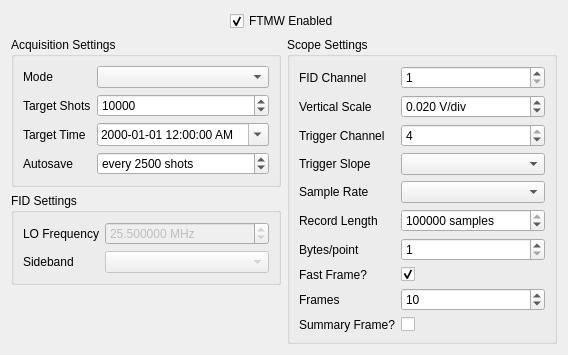
<?xml version="1.0" encoding="UTF-8"?>
<ui version="4.0">
 <class>FtmwConfigWidget</class>
 <widget class="QWidget" name="FtmwConfigWidget">
  <property name="geometry">
   <rect>
    <x>0</x>
    <y>0</y>
    <width>568</width>
    <height>331</height>
   </rect>
  </property>
  <property name="windowTitle">
   <string>Form</string>
  </property>
  <layout class="QVBoxLayout" name="verticalLayout_2" stretch="0,1">
   <item>
    <layout class="QHBoxLayout" name="horizontalLayout_2">
     <item>
      <spacer name="horizontalSpacer">
       <property name="orientation">
        <enum>Qt::Horizontal</enum>
       </property>
       <property name="sizeHint" stdset="0">
        <size>
         <width>40</width>
         <height>20</height>
        </size>
       </property>
      </spacer>
     </item>
     <item>
      <widget class="QCheckBox" name="ftmwEnabledCheckBox">
       <property name="text">
        <string>FTMW Enabled</string>
       </property>
       <property name="checked">
        <bool>true</bool>
       </property>
      </widget>
     </item>
     <item>
      <spacer name="horizontalSpacer_2">
       <property name="orientation">
        <enum>Qt::Horizontal</enum>
       </property>
       <property name="sizeHint" stdset="0">
        <size>
         <width>40</width>
         <height>20</height>
        </size>
       </property>
      </spacer>
     </item>
    </layout>
   </item>
   <item>
    <layout class="QHBoxLayout" name="horizontalLayout">
     <item>
      <layout class="QVBoxLayout" name="verticalLayout">
       <item>
        <widget class="QGroupBox" name="acqSettingsBox">
         <property name="title">
          <string>Acquisition Settings</string>
         </property>
         <layout class="QFormLayout" name="formLayout_2">
          <property name="fieldGrowthPolicy">
           <enum>QFormLayout::AllNonFixedFieldsGrow</enum>
          </property>
          <item row="0" column="0">
           <widget class="QLabel" name="modeLabel">
            <property name="text">
             <string>Mode</string>
            </property>
           </widget>
          </item>
          <item row="0" column="1">
           <widget class="QComboBox" name="modeComboBox"/>
          </item>
          <item row="1" column="0">
           <widget class="QLabel" name="targetShotsLabel">
            <property name="text">
             <string>Target Shots</string>
            </property>
           </widget>
          </item>
          <item row="1" column="1">
           <widget class="QSpinBox" name="targetShotsSpinBox">
            <property name="toolTip">
             <string>&lt;html&gt;&lt;head/&gt;&lt;body&gt;&lt;p&gt;Target number of shots.&lt;/p&gt;&lt;p&gt;In &amp;quot;target shots&amp;quot; mode, the experiment will finish when this number is reached.&lt;/p&gt;&lt;p&gt;In &amp;quot;peak up&amp;quot; mode, this will be the number of shots included in the rolling average (the number can be changed after the scan begins.)&lt;/p&gt;&lt;p&gt;In other modes, this number is ignored.&lt;/p&gt;&lt;/body&gt;&lt;/html&gt;</string>
            </property>
            <property name="minimum">
             <number>1</number>
            </property>
            <property name="maximum">
             <number>2147483647</number>
            </property>
            <property name="singleStep">
             <number>5000</number>
            </property>
            <property name="value">
             <number>10000</number>
            </property>
           </widget>
          </item>
          <item row="2" column="0">
           <widget class="QLabel" name="targetTimeLabel">
            <property name="text">
             <string>Target Time</string>
            </property>
           </widget>
          </item>
          <item row="2" column="1">
           <widget class="QDateTimeEdit" name="targetTimeDateTimeEdit">
            <property name="toolTip">
             <string>&lt;html&gt;&lt;head/&gt;&lt;body&gt;&lt;p&gt;If the mode is &amp;quot;target time,&amp;quot; the experiment will finish at this time.&lt;/p&gt;&lt;p&gt;In all other modes, this value is ignored.&lt;/p&gt;&lt;/body&gt;&lt;/html&gt;</string>
            </property>
            <property name="displayFormat">
             <string>yyyy-MM-dd h:mm:ss AP</string>
            </property>
            <property name="calendarPopup">
             <bool>true</bool>
            </property>
            <property name="currentSectionIndex">
             <number>3</number>
            </property>
           </widget>
          </item>
          <item row="3" column="0">
           <widget class="QLabel" name="autosaveLabel">
            <property name="text">
             <string>Autosave</string>
            </property>
           </widget>
          </item>
          <item row="3" column="1">
           <widget class="QSpinBox" name="autosaveSpinBox">
            <property name="toolTip">
             <string>Number of shots per autosave of FID</string>
            </property>
            <property name="suffix">
             <string> shots</string>
            </property>
            <property name="prefix">
             <string>every </string>
            </property>
            <property name="minimum">
             <number>1000</number>
            </property>
            <property name="maximum">
             <number>1000000000</number>
            </property>
            <property name="singleStep">
             <number>2500</number>
            </property>
            <property name="value">
             <number>2500</number>
            </property>
           </widget>
          </item>
         </layout>
        </widget>
       </item>
       <item>
        <widget class="QGroupBox" name="fidSettingsBox">
         <property name="toolTip">
          <string/>
         </property>
         <property name="title">
          <string>FID Settings</string>
         </property>
         <layout class="QFormLayout" name="formLayout_3">
          <property name="fieldGrowthPolicy">
           <enum>QFormLayout::AllNonFixedFieldsGrow</enum>
          </property>
          <item row="0" column="0">
           <widget class="QLabel" name="loFrequencyLabel">
            <property name="text">
             <string>LO Frequency</string>
            </property>
           </widget>
          </item>
          <item row="0" column="1">
           <widget class="QDoubleSpinBox" name="loFrequencyDoubleSpinBox">
            <property name="enabled">
             <bool>false</bool>
            </property>
            <property name="toolTip">
             <string>Oscillator frequency in downconversion chain.</string>
            </property>
            <property name="suffix">
             <string> MHz</string>
            </property>
            <property name="decimals">
             <number>6</number>
            </property>
            <property name="maximum">
             <double>10000000.000000000000000</double>
            </property>
            <property name="value">
             <double>25.500000000000000</double>
            </property>
           </widget>
          </item>
          <item row="1" column="0">
           <widget class="QLabel" name="sidebandLabel">
            <property name="text">
             <string>Sideband</string>
            </property>
           </widget>
          </item>
          <item row="1" column="1">
           <widget class="QComboBox" name="sidebandComboBox">
            <property name="enabled">
             <bool>false</bool>
            </property>
            <property name="toolTip">
             <string>Sideband for downconversion chain</string>
            </property>
           </widget>
          </item>
         </layout>
        </widget>
       </item>
       <item>
        <spacer name="verticalSpacer_2">
         <property name="orientation">
          <enum>Qt::Vertical</enum>
         </property>
         <property name="sizeHint" stdset="0">
          <size>
           <width>20</width>
           <height>40</height>
          </size>
         </property>
        </spacer>
       </item>
      </layout>
     </item>
     <item>
      <widget class="QGroupBox" name="scopeSettingsBox">
       <property name="title">
        <string>Scope Settings</string>
       </property>
       <layout class="QFormLayout" name="formLayout_4">
        <property name="fieldGrowthPolicy">
         <enum>QFormLayout::AllNonFixedFieldsGrow</enum>
        </property>
        <item row="0" column="0">
         <widget class="QLabel" name="fIDChannelLabel">
          <property name="text">
           <string>FID Channel</string>
          </property>
         </widget>
        </item>
        <item row="0" column="1">
         <widget class="QSpinBox" name="fIDChannelSpinBox">
          <property name="toolTip">
           <string>Channel that records FIDs.</string>
          </property>
          <property name="minimum">
           <number>1</number>
          </property>
          <property name="maximum">
           <number>4</number>
          </property>
         </widget>
        </item>
        <item row="1" column="0">
         <widget class="QLabel" name="verticalScaleLabel">
          <property name="text">
           <string>Vertical Scale</string>
          </property>
         </widget>
        </item>
        <item row="1" column="1">
         <widget class="QDoubleSpinBox" name="verticalScaleDoubleSpinBox">
          <property name="suffix">
           <string> V/div</string>
          </property>
          <property name="decimals">
           <number>3</number>
          </property>
          <property name="minimum">
           <double>0.001000000000000</double>
          </property>
          <property name="maximum">
           <double>5.000000000000000</double>
          </property>
          <property name="singleStep">
           <double>0.020000000000000</double>
          </property>
          <property name="value">
           <double>0.020000000000000</double>
          </property>
         </widget>
        </item>
        <item row="2" column="0">
         <widget class="QLabel" name="triggerChannelLabel">
          <property name="text">
           <string>Trigger Channel</string>
          </property>
         </widget>
        </item>
        <item row="2" column="1">
         <widget class="QSpinBox" name="triggerChannelSpinBox">
          <property name="minimum">
           <number>1</number>
          </property>
          <property name="maximum">
           <number>4</number>
          </property>
          <property name="value">
           <number>4</number>
          </property>
         </widget>
        </item>
        <item row="3" column="0">
         <widget class="QLabel" name="triggerSlopeLabel">
          <property name="text">
           <string>Trigger Slope</string>
          </property>
         </widget>
        </item>
        <item row="3" column="1">
         <widget class="QComboBox" name="triggerSlopeComboBox"/>
        </item>
        <item row="4" column="0">
         <widget class="QLabel" name="sampleRateLabel">
          <property name="text">
           <string>Sample Rate</string>
          </property>
         </widget>
        </item>
        <item row="4" column="1">
         <widget class="QComboBox" name="sampleRateComboBox">
          <property name="currentIndex">
           <number>-1</number>
          </property>
         </widget>
        </item>
        <item row="5" column="0">
         <widget class="QLabel" name="recordLengthLabel">
          <property name="text">
           <string>Record Length</string>
          </property>
         </widget>
        </item>
        <item row="5" column="1">
         <widget class="QSpinBox" name="recordLengthSpinBox">
          <property name="suffix">
           <string> samples</string>
          </property>
          <property name="prefix">
           <string/>
          </property>
          <property name="minimum">
           <number>1000</number>
          </property>
          <property name="maximum">
           <number>100000000</number>
          </property>
          <property name="singleStep">
           <number>50000</number>
          </property>
          <property name="value">
           <number>750000</number>
          </property>
         </widget>
        </item>
        <item row="6" column="0">
         <widget class="QLabel" name="bytesPointLabel">
          <property name="text">
           <string>Bytes/point</string>
          </property>
         </widget>
        </item>
        <item row="6" column="1">
         <widget class="QSpinBox" name="bytesPointSpinBox">
          <property name="toolTip">
           <string>&lt;html&gt;&lt;head/&gt;&lt;body&gt;&lt;p&gt;Number of bytes encoding the scope data.&lt;/p&gt;&lt;p&gt;Set to 1 unless using a summary frame.&lt;/p&gt;&lt;/body&gt;&lt;/html&gt;</string>
          </property>
          <property name="minimum">
           <number>1</number>
          </property>
          <property name="maximum">
           <number>2</number>
          </property>
         </widget>
        </item>
        <item row="7" column="0">
         <widget class="QLabel" name="fastFrameEnabledLabel">
          <property name="text">
           <string>Fast Frame?</string>
          </property>
         </widget>
        </item>
        <item row="7" column="1">
         <widget class="QCheckBox" name="fastFrameEnabledCheckBox">
          <property name="checked">
           <bool>true</bool>
          </property>
         </widget>
        </item>
        <item row="8" column="0">
         <widget class="QLabel" name="framesLabel">
          <property name="text">
           <string>Frames</string>
          </property>
         </widget>
        </item>
        <item row="8" column="1">
         <widget class="QSpinBox" name="framesSpinBox">
          <property name="minimum">
           <number>1</number>
          </property>
          <property name="maximum">
           <number>100</number>
          </property>
          <property name="value">
           <number>10</number>
          </property>
         </widget>
        </item>
        <item row="9" column="0">
         <widget class="QLabel" name="summaryFrameLabel">
          <property name="text">
           <string>Summary Frame?</string>
          </property>
         </widget>
        </item>
        <item row="9" column="1">
         <widget class="QCheckBox" name="summaryFrameCheckBox"/>
        </item>
       </layout>
      </widget>
     </item>
    </layout>
   </item>
  </layout>
 </widget>
 <resources/>
 <connections/>
</ui>
